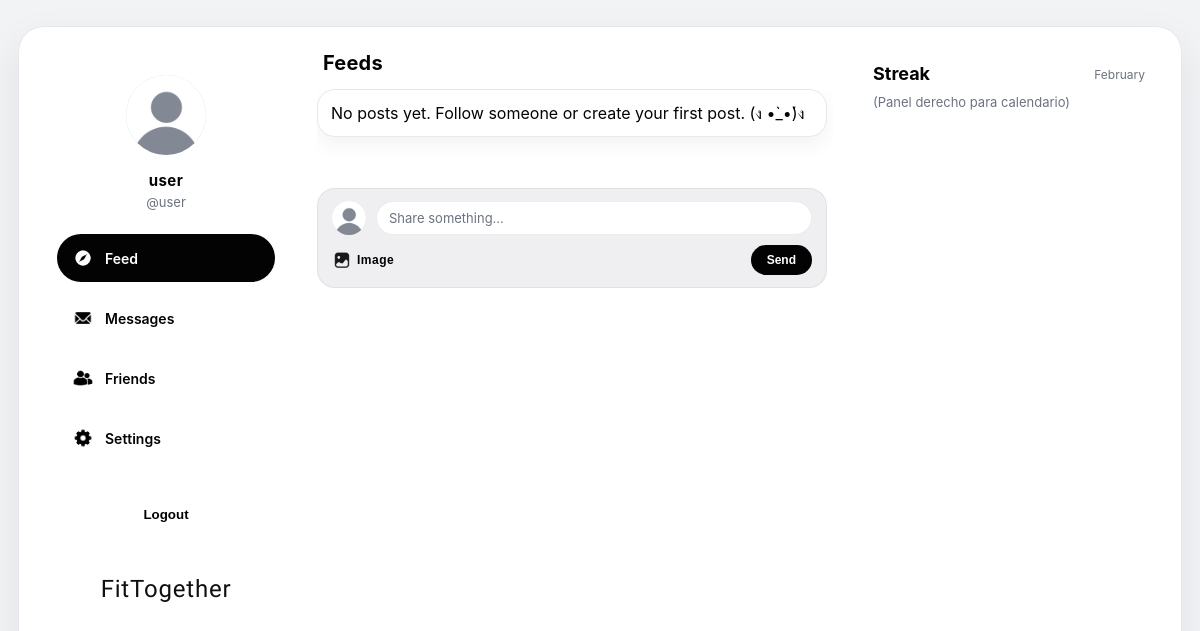
Page / (signed in) on the earlier database version.
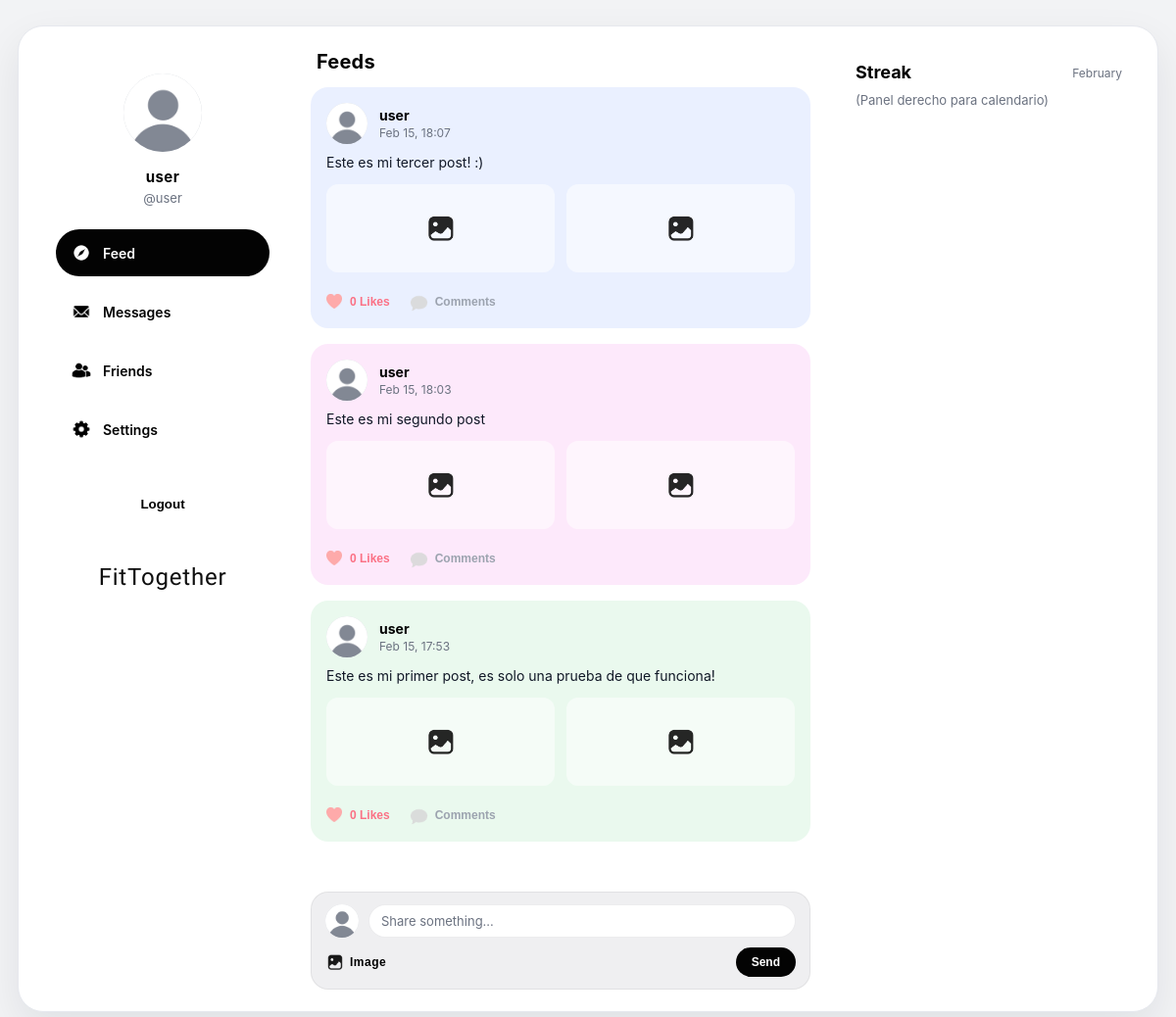
Same page on the later database version.
### posts/models.py (models this page shows, shortened)
class Post(models.Model):
    author = models.ForeignKey(User, on_delete=models.CASCADE)
    content = models.TextField()
    image = models.ImageField(upload_to='posts/', blank=True, null=True)
    workout_date = models.DateField(default=timezone.now)
    created_at = models.DateTimeField(auto_now_add=True)
    class Meta:
        unique_together = ('author', 'workout_date')

### social/views.py (the view)
# urls.py: path("", views.feed_view, name="feed"),
@login_required(login_url="users:register")
def feed_view(request):
    following_ids = Follow.objects.filter(
        follower=request.user
    ).values_list("following_id", flat=True)
    base_filter = Q(author__in=following_ids) | Q(author=request.user)
    posts = (
        Post.objects
        .filter(base_filter)
        .select_related("author")
        .annotate(
            likes_count=Count("like", distinct=True),      # related_name default: like_set -> aquí depende
            comments_count=Count("comment", distinct=True) # igual
        )
        .order_by("-created_at")
    )
    return render(request, "social/feed.html", {"posts": posts})

### social/templates/social/feed.html (shortened to what this page needs)
{% extends "base.html" %}
{% load static %}
{% block nav_feed_active %}is-active{% endblock %}
{% block page_title %}Feeds{% endblock %}
{% block content %}
<div class="feed-wrap">
  {% if posts %}
    {% for post in posts %}
      <article class="post {% cycle 'pastel-blue' 'pastel-pink' 'pastel-green' 'pastel-lilac' %}">
        <div class="post-inner">
          <div class="post-header">
            <div class="post-avatar">
              <img src="{% static 'images/profile_default.jpg' %}" alt="user">
            </div>
            <div class="post-meta">
              <div class="name">{{ post.author.username }}</div>
              <div class="time">{{ post.created_at|date:"M d, H:i" }}</div>
            </div>
          </div>
          {% if post.content %}
            <p class="post-text">{{ post.content }}</p>
          {% endif %}
          {% if post.image %}
            <div class="images-row">
              <div class="img-ph" style="grid-column: 1 / -1; height: 180px;">
                <img src="{{ post.image.url }}" alt="post image">
              </div>
            </div>
          {% else %}
            <div class="images-row">
              <div class="img-ph">
                <img class="ph-icon" src="{% static 'icons/image.png' %}" alt="" onerror="this.style.display='none'">
              </div>
              <div class="img-ph">
                <img class="ph-icon" src="{% static 'icons/image.png' %}" alt="" onerror="this.style.display='none'">
              </div>
            </div>
          {% endif %}
          <div class="post-actions">
            <button class="stat likes" type="button">
              <img src="{% static 'icons/heart.png' %}" alt="likes">
              <span>{{ post.likes_count|default:0 }} Likes</span>
            </button>
            <button class="stat comments" type="button">
              <img src="{% static 'icons/comment.png' %}" alt="comments">
              <span>Comments</span>
            </button>
          </div>
        </div>
      </article>
    {% endfor %}
  {% else %}
    <div class="card" style="padding:13px;">
      No posts yet. Follow someone or create your first post. (ง •̀_•́)ง
    </div>
  {% endif %}
  <div class="composer">
    <div class="composer-top">
      <div class="composer-avatar">
        <img src="{% static 'images/profile_default.jpg' %}" alt="me">
      </div>
      <div class="composer-input">Share something...</div>
    </div>
    <div class="composer-bottom">
      <button class="add-image" type="button">
        <img src="{% static 'icons/image.png' %}" alt="" onerror="this.style.display='none'">
        Image
      </button>
      <button class="send-btn" type="button">Send</button>
    </div>
  </div>
</div>
{% endblock %}

### templates/base.html (shortened to what this page needs)
{% load static %}
<!DOCTYPE html>
<html lang="en">
<head>
</head>
<body class="{% block body_class %}{% endblock %}">
  <div class="shell">
    <div class="frame">
      <div class="layout">
        <aside class="sidebar">
          <a href="{% url 'users:profile' %}" class="sidebar__profile profile-link">
            <div class="avatar">
                {% if user.is_authenticated and user.profile.profile_picture %}
                <img src="{{ user.profile.profile_picture.url }}" alt="avatar">
                {% else %}
                <img src="{% static 'images/profile_default.jpg' %}" alt="avatar">
                {% endif %}
            </div>
            <div class="profile-name">
              {% if user.is_authenticated %}
                {{ user.username }}
              {% else %}
                User
              {% endif %}
            </div>
            <div class="profile-handle">
              {% if user.is_authenticated %}
                @{{ user.username }}
              {% else %}
                @user
              {% endif %}
            </div>
          </a>
          <nav class="nav">
            <a href="{% url 'social:feed' %}" class="{% block nav_feed_active %}{% endblock %}">
              <img class="icon icon-feed" src="{% static 'icons/feed.png' %}" alt="feed">
              Feed
            </a>
            <a href="{% block nav_messages_url %}#{% endblock %}" class="{% block nav_messages_active %}{% endblock %}">
              <img class="icon icon-messages" src="{% static 'icons/messages.png' %}" alt="messages">
              Messages
            </a>
            <a href="{% block nav_friends_url %}#{% endblock %}" class="{% block nav_friends_active %}{% endblock %}">
              <img class="icon icon-friends" src="{% static 'icons/friends.png' %}" alt="friends">
              Friends
            </a>
            <a href="{% block nav_settings_url %}#{% endblock %}" class="{% block nav_settings_active %}{% endblock %}">
              <img class="icon icon-settings" src="{% static 'icons/settings.png' %}" alt="settings">
              Settings
            </a>
            <form action="{% url 'logout' %}" method="post" style="margin-top:20px;">
              <button type="submit" class="logout-btn">
                Logout
              </button>
            </form>
          </nav>
          <div class="brand">FitTogether</div>
        </aside>
        <main class="main">
          <div class="main__header">
            <div>
              <div class="title">{% block page_title %}Feeds{% endblock %}</div>
            </div>
          </div>
          <div class="main-scroll">
            {% block content %}{% endblock %}
          </div>
        </main>
        <aside class="right">
          {% block right_panel %}
          <div class="card right-card">
            <div class="right__top">
              <div class="right__title">Streak</div>
              <div class="right__month">February</div>
            </div>
            <div style="padding: 0 14px 14px; color: var(--muted); font-size: 13px;">
              (Panel derecho para calendario)
            </div>
          </div>
          {% endblock %}
        </aside>
      </div>
    </div>
  </div>
</body>
</html>

### templates/base.html (style rules this page uses)
:root { --bg: #f2f3f5; --frame: #ffffff; --card: #ffffff; --text: #030303; --muted: #6b7280; --border: #e6e8ee; --shadow: 0 16px 40px rgba(15, 23, 42, .08); --black: #030303; --black-2: #030303; --radius-xl: 26px; --radius-lg: 18px; --radius-md: 14px; --gap: 26px; --maxw: 1180px; }
* { box-sizing:border-box; }
body { margin:0; font-family: Inter, ui-sans-serif, system-ui, -apple-system, Segoe UI, Roboto, Arial; background: var(--bg); color: var(--text); height: 100%; overflow: hidden; }
a { color: inherit; text-decoration:none; }
img { display:block; }
.shell { height: 100vh; padding: 26px 18px; display:flex; justify-content:center; align-items:flex-start; }
.frame { width: min(var(--maxw), 100%); background: var(--frame); border: 1px solid var(--border); border-radius: var(--radius-xl); box-shadow: var(--shadow); padding: 22px; height: 100%; }
.layout { display:grid; grid-template-columns: 250px 1fr 300px; gap: var(--gap); align-items:start; height: 100%; }
.sidebar { padding: 12px 10px; }
.sidebar__profile { display:flex; flex-direction:column; align-items:center; gap: 10px; padding: 10px 8px 18px; }
.avatar { width: 88px; height: 88px; border-radius: 999px; background: #d1d5db; overflow:hidden; border: 4px solid #fff; box-shadow: none; }
.avatar img { width:100%; height:100%; object-fit:cover; }
.profile-name { font-weight: 700; font-size: 15px; margin-top: 2px; letter-spacing: .4px; }
.profile-handle { font-size: 13px; color: var(--muted); margin-top: -6px; }
.nav { display:flex; flex-direction:column; gap: 12px; padding: 6px 6px 10px; }
.nav a { display:flex; align-items:center; gap: 10px; padding: 12px 14px; border-radius: 999px; border: none; background: #fff; font-weight: 600; font-size: 14px; transition: transform .08s ease, box-shadow .08s ease; }
.nav a.is-active { background: linear-gradient(180deg, var(--black), var(--black-2)); color: #fff; border-color: transparent; box-shadow: none; }
.nav .icon { width: 24px; height: 24px; object-fit: contain; transition: transform .15s ease; }
.icon-feed { transform: scale(0.85); }
.icon-settings { transform: scale(1.15); }
.icon-messages { transform: scale(1.12); }
.icon-friends { transform: scale(0.98); }
.nav a.is-active .icon { filter: brightness(0) invert(1); }
.brand { margin-top: 19px; padding: 12px 10px; font-family: "Lobster"; font-weight: 400; font-style: normal; font-size: 24px; letter-spacing: .8px; opacity: .95; text-align: center; }
.main { height: 100%; display: flex; flex-direction: column; min-height: 0; }
.main-scroll { flex: 1; min-height: 0; overflow-y: auto; padding-right: 6px; }
.main__header { display:flex; align-items:flex-start; justify-content:space-between; margin: 2px 6px 14px; }
.title { font-family: "Space Grotesk", Inter, system-ui; font-weight: 700; font-size: 20px; letter-spacing: .2px; }
.card { background: var(--card); border: 1px solid var(--border); border-radius: var(--radius-lg); box-shadow: 0 8px 20px rgba(15, 23, 42, .05); }
.right-card { border: none; box-shadow: none; background: #ffffff; }
.right { position: sticky; top: 18px; align-self:start; }
.right__top { display:flex; align-items:flex-start; justify-content:space-between; padding: 14px 14px 10px; }
.right__title { font-family: "Space Grotesk", Inter, system-ui; font-weight: 700; font-size: 18px; }
.right__month { color: var(--muted); font-size: 12px; margin-top: 4px; }
.logout-btn { width: 100%; height: 40px; border-radius: 999px; border: none; background: #fff; font-weight: 750; cursor: pointer; transition: all .2s ease; }

Differences in the rows shown:
added Post: author.username "user", created_at "Feb 15, 18:07", content "Este es mi tercer post! :)", likes_count "0"
added Post: author.username "user", created_at "Feb 15, 18:03", content "Este es mi segundo post", likes_count "0"
added Post: author.username "user", created_at "Feb 15, 17:53", content "Este es mi primer post, es solo una prueba de que funciona!", likes_count "0"
Other differences:
text no longer shown: "No posts yet. Follow someone or create your first post. (ง •̀_•́)ง"
